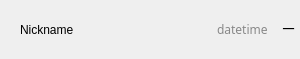
<?xml version="1.0" encoding="UTF-8"?>
<ui version="4.0">
 <class>PPTHistoryItemView</class>
 <widget class="QWidget" name="PPTHistoryItemView">
  <property name="geometry">
   <rect>
    <x>0</x>
    <y>0</y>
    <width>300</width>
    <height>59</height>
   </rect>
  </property>
  <property name="minimumSize">
   <size>
    <width>300</width>
    <height>0</height>
   </size>
  </property>
  <property name="maximumSize">
   <size>
    <width>300</width>
    <height>16777215</height>
   </size>
  </property>
  <property name="baseSize">
   <size>
    <width>192</width>
    <height>42</height>
   </size>
  </property>
  <property name="windowTitle">
   <string>PPTHistoryItemView</string>
  </property>
  <property name="styleSheet">
   <string notr="true"/>
  </property>
  <layout class="QHBoxLayout" name="horizontalLayout">
   <property name="spacing">
    <number>5</number>
   </property>
   <property name="leftMargin">
    <number>20</number>
   </property>
   <property name="rightMargin">
    <number>5</number>
   </property>
   <item>
    <widget class="QLabel" name="label_name">
     <property name="styleSheet">
      <string notr="true">font: 10pt &quot;Microsoft YaHei&quot;;
color: #000000;
background: none;</string>
     </property>
     <property name="text">
      <string>Nickname</string>
     </property>
    </widget>
   </item>
   <item>
    <spacer name="horizontalSpacer">
     <property name="orientation">
      <enum>Qt::Horizontal</enum>
     </property>
     <property name="sizeHint" stdset="0">
      <size>
       <width>40</width>
       <height>20</height>
      </size>
     </property>
    </spacer>
   </item>
   <item>
    <widget class="QLabel" name="label_datetime">
     <property name="font">
      <font>
       <family>Microsoft YaHei</family>
       <pointsize>9</pointsize>
       <weight>50</weight>
       <italic>false</italic>
       <bold>false</bold>
      </font>
     </property>
     <property name="styleSheet">
      <string notr="true">font: 9pt &quot;Microsoft YaHei&quot;;
color: #888888;
background: none;</string>
     </property>
     <property name="text">
      <string>datetime</string>
     </property>
    </widget>
   </item>
   <item>
    <widget class="QPushButton" name="btn_del">
     <property name="font">
      <font>
       <family>Microsoft YaHei</family>
       <pointsize>9</pointsize>
       <weight>9</weight>
       <italic>false</italic>
       <bold>false</bold>
      </font>
     </property>
     <property name="styleSheet">
      <string notr="true">QPushButton {
	border: none;
	border-radius: 15px;
	background:  none;
	color: #000000;
	font: 75 9pt &quot;Microsoft YaHei&quot;;
}

QPushButton:hover {
	border: none;
	color: #ff4000;
	background:  none;
}

QPushButton:pressed {
	border: none;
	color: #ff4000;
	background: none;
}</string>
     </property>
     <property name="text">
      <string>   一</string>
     </property>
    </widget>
   </item>
  </layout>
 </widget>
 <layoutdefault spacing="6" margin="11"/>
 <resources/>
 <connections/>
</ui>
